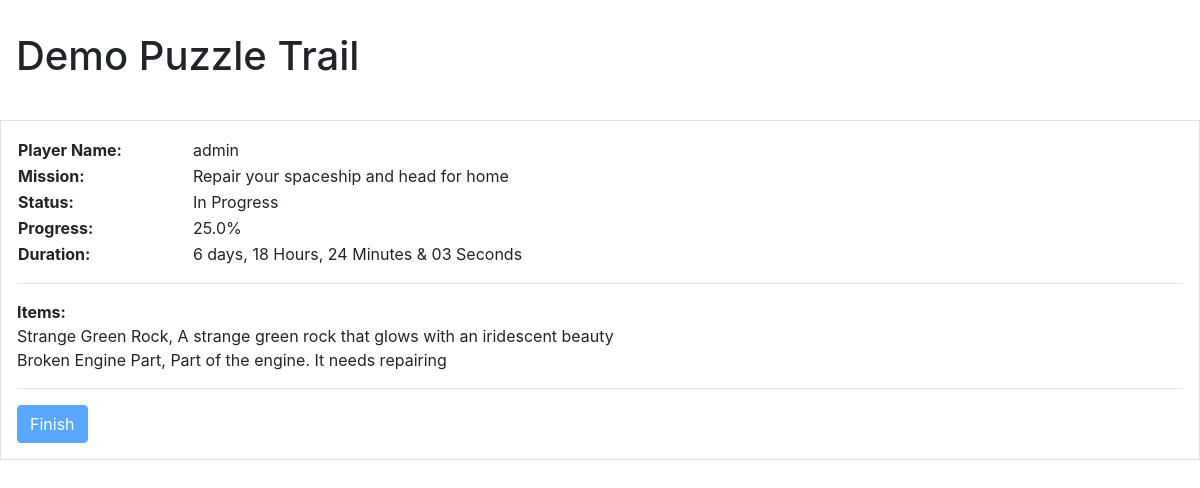
Before: /game/ (signed in) with the older database file.
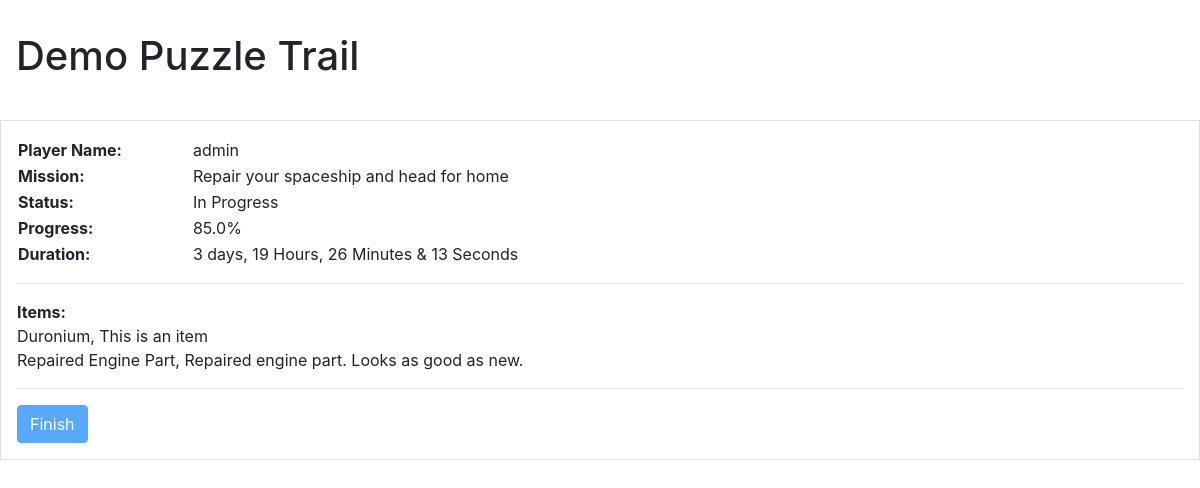
After: the same page with the newer database file.
### trail/models.py (models this page shows, shortened)
class Game(models.Model):
    game_name = models.CharField(max_length=120)
    game_mission = models.TextField(blank=True, null=True)
    game_player = models.ForeignKey(User, null=True, on_delete=models.SET_NULL)
    game_url = models.CharField(max_length=16)
    game_start = models.DateTimeField(auto_now_add=True)
    game_inventory = models.ManyToManyField(Item, blank=True)
    game_total_items = models.IntegerField(default=0)
    game_trail = models.ForeignKey(Trail, null=True, on_delete=models.SET_NULL)
    game_duration = models.DurationField(null=True)
    game_progress = models.IntegerField(default=0)
    game_status = models.CharField(default='Not Started', max_length=20)
    game_event_list = models.ManyToManyField(Event, blank=True)
    def __str__(self):
        return self.game_name

class Item(models.Model):
    item_name = models.CharField(max_length=40, default="Item")
    item_description = models.TextField(max_length=200, default="This is an item")
    item_alt = models.CharField(max_length=40, default="This is an item")
    item_image = models.ImageField(upload_to='location_images', blank=True)

### trail/views.py (the view, shortened to what this page needs)
# urls.py: path('game/', game_main_view, name='game_main_view'),
@login_required(login_url='/login/')
def game_main_view(request): #, id):
    current_user = get_current_user(request)
    games_list = get_game_data(current_user)
    game_data = games_list[0]
    items = Item.objects.distinct().filter(game__in=games_list)
    print("You have the following items...")
    for item in items:
        print("> %s : %s" % (item.item_name, item.item_description))
    events = game_data.game_event_list.all()
    print(len(events))
    p = len(events) / game_data.game_total_items
    p1 = p * 100
    progress = round(p1, 0)
    print("Progress = %s" % progress)
    current_items = len(items)
    if current_items == game_data.game_total_items:
        trail_completed = True
    else:
        trail_completed = False
    game_duration = get_current_game_duration(game_data.game_start)
    game_duration_str = format_duration(game_duration)
    context = {
        "items": items,
        "current_items": current_items,
        "progress": progress,
        "object": game_data,
        "duration": game_duration_str,
        "complete": trail_completed,
        }
    return render(request, "game/game_main.html", context)

### trail/utility_functions.py (called while the page is built)
def get_game_data(user):
    games_list = Game.objects.filter(game_player=user).order_by('-game_start')[:1]
    print(games_list)
    game_data = games_list[0]
    print(game_data)
    print('game_data.id = %s' % game_data.id)
    print('game_data.game_player = %s' % game_data.game_player)
    print('game_data.game_name = %s' % game_data.game_name)
    print('game_data.game_mission = %s' % game_data.game_mission)
    print('game_data.game_start = %s' % game_data.game_start)
    print('game_data.game_inventory = %s' % game_data.game_inventory)
    print('game_data.game_url = %s' % game_data.game_url)
    print('game_data.game_total_items = %s' % game_data.game_total_items)
    return games_list

def get_current_user(request):
    current_user = request.user
    print('Current User = %s' % current_user)
    return current_user

def get_current_game_duration(start_time):
    now = datetime.now(timezone.utc)
    game_duration = now - start_time
    return game_duration

def format_duration(time_delta):
    td = str(time_delta).split('.')[0]
    h,m,s = re.split(':', td)
    game_duration_str = ('%s Hours, %s Minutes & %s Seconds' % (h, m, s))
    return game_duration_str

### templates/game/game_main.html (shortened to what this page needs)
{% extends 'base.html' %}
{% block heading %}Demo Puzzle Trail{% endblock %}
{% block content %}
<div class="status">
    <table style="width:50%">
      <col width="30%">
      <col width="70%">
      <tr>
          <td><b>Player Name:</b></td>
        <td>{{ user }}</td>
      </tr>
      <tr>
        <td><b>Mission:</b></td>
        <td>{{ object.game_mission  }}</td>
      </tr>
      <tr>
        <td><b>Status:</b></td>
        <td>{{ object.game_status }}</td>
      </tr>
      <tr>
      <tr>
        <td><b>Progress:</b></td>
        <td>{{ progress }}%</td>
      </tr>
      <tr>
        <td><b>Duration:</b></td>
        <td>{{ duration }} </td>
      </tr>
    </table>
    <hr>
    <p>
    <b>Items:</b><br>
        {% if current_items > 0 %}
            {% for instance in items %}
                {{ instance.item_name }}, {{ instance.item_description }}<br>
            {% endfor %}
        {% else %}
            You have no items.
        {% endif %}
    </p>
    <hr>
    {% if complete %}
        <form method="post">
            {% csrf_token %}
            <input type="submit" class="btn btn-primary" name="end_button" value="Finish"/>
        </form>
    {% else %}
        <input type="submit" name="end_button" class="btn btn-primary" value="Finish" disabled/>
    {% endif %}
</div>
{% endblock %}

### templates/base.html (shortened to what this page needs)
<!doctype html>
<html lang="en">
  <head>
    <link rel="stylesheet" href="https://maxcdn.bootstrapcdn.com/bootstrap/4.0.0/css/bootstrap.min.css">
  </head>
  <body>
    <div class="container-fluid p-3 my-3">
      <h1>{% block heading %}Heading{% endblock %}</h1>
    </div>
    <div class="container-fluid p-3 my-3 border">
         {% block content %}{% endblock %}
    </div>
  </body>
</html>

Changed rows visible on the page:
no longer on this page (row unchanged): Item: item_name "Strange Green Rock", item_description "A strange green rock that glows with an iridescent beauty"
no longer on this page (row unchanged): Item: item_name "Broken Engine Part", item_description "Part of the engine. It needs repairing"
added Item: item_name "Duronium", item_description "This is an item"
added Item: item_name "Repaired Engine Part", item_description "Repaired engine part. Looks as good as new."
Other visible differences:
{{ progress }}: "25.0" → "85.0"
{{ duration }}: "6 days, 18 Hours, 24 Minutes & 03 Seconds" → "3 days, 19 Hours, 26 Minutes & 13 Seconds"
